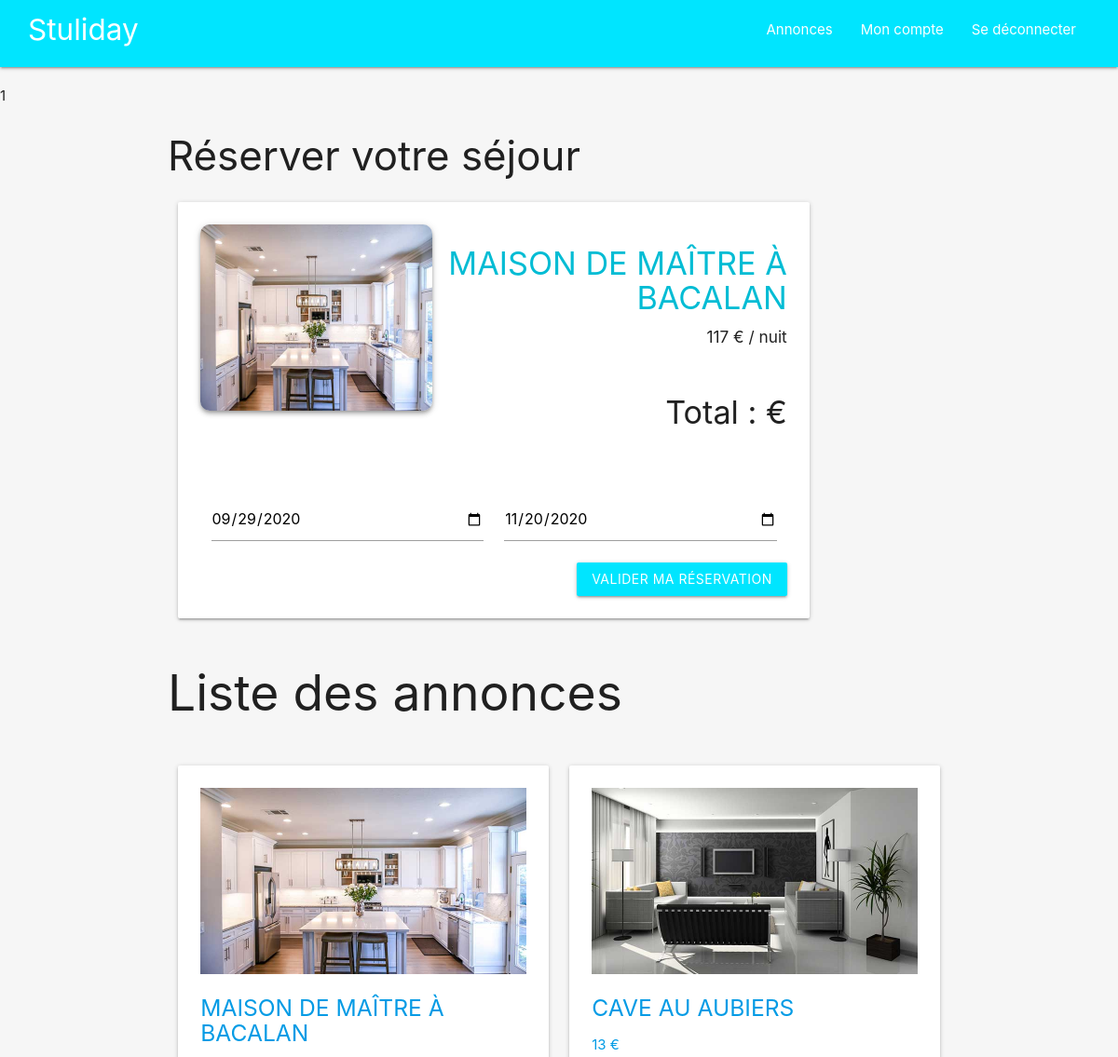
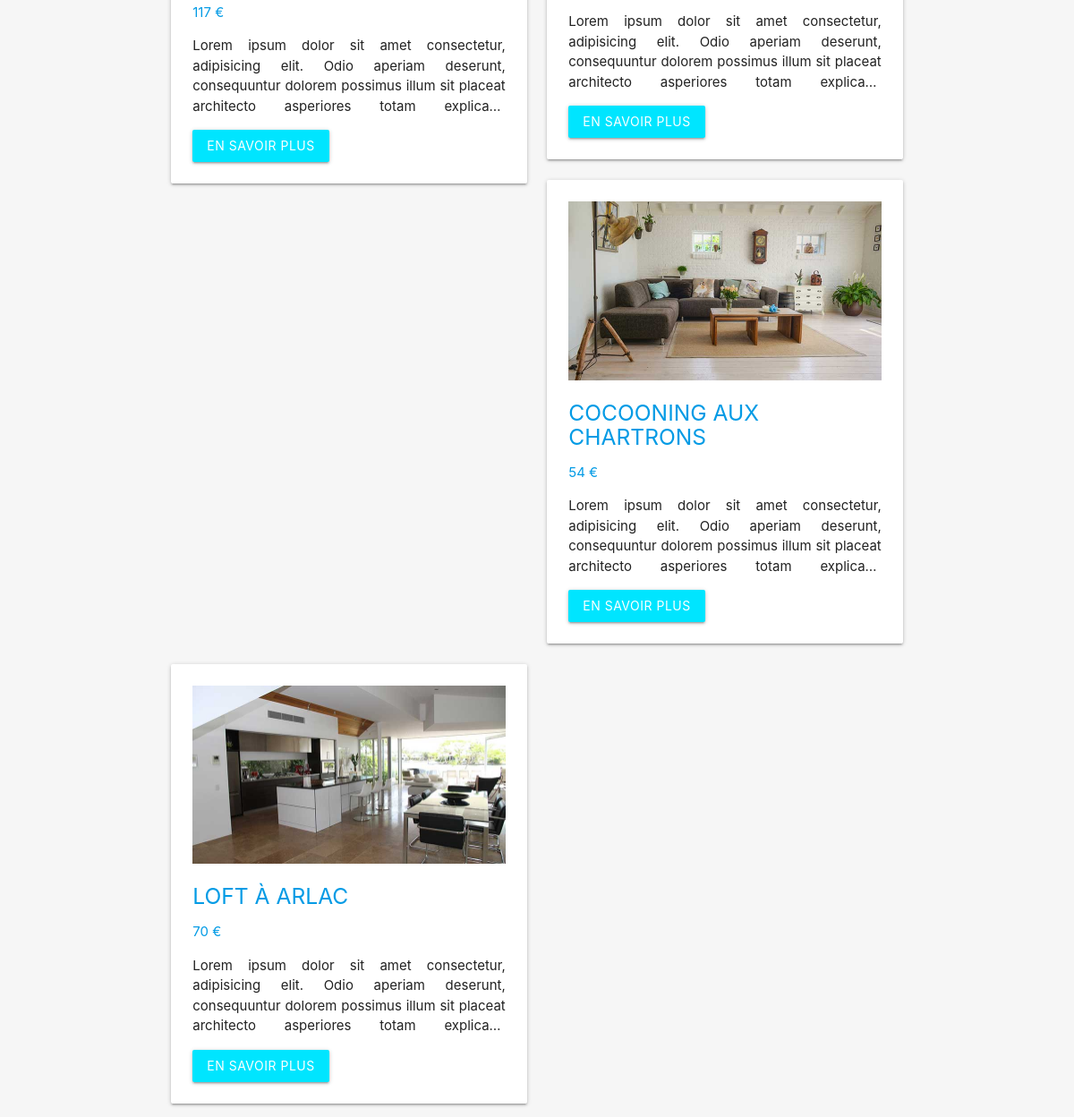
The page /libraries/views/annonces.php?annonceId=43 (signed in) on the database its author committed (2 pictures, top to bottom).
### tables this page shows
CREATE TABLE `annonces` (
  `id` int(11) NOT NULL,
  `title` varchar(50) NOT NULL,
  `description` text NOT NULL,
  `city` varchar(50) NOT NULL,
  `category` varchar(50) NOT NULL,
  `image_url` varchar(255) DEFAULT NULL,
  `address_article` varchar(255) NOT NULL,
  `active` int(1) NOT NULL DEFAULT 1,
  `price` int(255) NOT NULL,
  `author_article` int(11) NOT NULL,
  `start_date` date NOT NULL,
  `end_date` date NOT NULL,
  `publish_date` timestamp NOT NULL DEFAULT current_timestamp()
);

### libraries/utils.php (called while the page is built, shortened)
<?php
function render(string $path, string $layout)
{
  require $path . '.html.php';
  require $layout . 'templates/layout.html.php';
}

### libraries/views/annonces.php (called while the page is built, shortened)
<?php
require_once '../config/database.php';
require_once '../models/Annonces.php';
require_once '../utils.php';
render('templates/displayAnnonces', '');
?>

### libraries/config/database.php (called while the page is built)
<?php
function getPDO(): PDO
{
  $servername = 'localhost';
  $dbname = 'stuliday';
  $user = 'root';
  $pass = '';
  $pdo = new PDO("mysql:host=$servername;dbname=$dbname", $user, $pass, [
    PDO::ATTR_ERRMODE, PDO::ERRMODE_EXCEPTION,
    PDO::ATTR_DEFAULT_FETCH_MODE => PDO::FETCH_ASSOC
  ]);
  return $pdo;
}

### libraries/models/Model.php (called while the page is built, shortened)
<?php
require_once '../config/database.php';
abstract class Model
{
  public function __construct()
  {
    $this->pdo = getPdo();
    if (!empty($_SESSION['id'])) {
      $this->idSession = htmlspecialchars($_SESSION['id']);
    }
  }
}

### libraries/models/annonces.php (called while the page is built, shortened)
<?php
require_once 'Model.php';
class Annonces extends Model
{
  public function list()
  {
    $sql = $this->pdo->query("SELECT * FROM annonces a WHERE $this->idSession != author_article AND a.active != 0 ORDER BY publish_date DESC");
    $sql->setFetchMode(PDO::FETCH_ASSOC);
    return $sql;
  }
  function annonceToBook($annonceId)
  {
    $sql = $this->pdo->query("SELECT * FROM annonces WHERE id=$annonceId");
    $sql->setFetchMode(PDO::FETCH_ASSOC);
    return $sql;
  }
};
?>

### libraries/views/templates/displayAnnonces.html.php (the view, shortened to what this page needs)
<section>
  <?php
  if (isset($_GET['annonceId'])) {
    $annonceId = $_GET['annonceId'];
    $model = new Annonces();
    $sql = $model->annonceToBook($annonceId);
    while ($annonce = $sql->fetch()) {
  ?>
      <div class="container">
        <h3>Réserver votre séjour</h3>
        <div class="row">
          <div class="col s10 m10">
            <form action="../controllers/bookingPost.php?annonceId=<?= $annonceId ?>" method="post">
              <div class="card-panel hoverable">
                <div class="" style="display: flex; justify-content: space-between">
                  <div class="card-image center-align">
                    <img src="<?= $annonce['image_url'] ? '../../assets/uploads/' . $annonce['image_url'] : '../../assets/img/test.jpg' ?>" alt="photo-du-bien" class="responsive-img z-depth-2" style="height: 200px; border-radius: 10px">
                  </div>
                  <div class="right-align">
                    <h4 style="text-transform: uppercase" class="cyan-text"><?= $annonce['title']; ?></h4>
                    <h6><span id="nightPrice"><?= $annonce['price'] ?></span> € / nuit</h6><br />
                    <h4>Total : <span id="totalDays"></span> €</h4>
                  </div>
                </div>
                <br /><br />
                <div class="input-field col s6">
                  <input id="start_date" min=<?= $annonce['start_date'] ?> value="<?= $annonce['start_date'] ?>" name="start_date" type="date" required class="validate">
                </div>
                <div class="input-field col s6">
                  <input id="end_date" min=<?= $annonce['start_date'] ?> value="<?= $annonce['end_date'] ?>" name="end_date" type="date" required class="validate">
                </div>
                <div class="card-action right-align">
                  <input type="submit" value="Valider ma réservation" class="btn btn cyan accent-3">
                </div>
              </div>
            </form>
          </div>
        </div>
      </div>
  <?php
    }
  };
  ?>
  <div class="container">
    <div class="row">
      <div class="col-md-12">
        <h2>Liste des annonces</h2>
      </div>
    </div>
    <div class="row">
      <?php
      $model = new Annonces();
      $sql = $model->list();
      while ($annonces = $sql->fetch()) {
      ?>
        <div class="col s12 m6">
          <a href="#modal<?= $annonces['id'] ?>">
            <div class="card-panel hoverable">
              <div class="card-image">
                <img src="<?= $annonces['image_url'] ? '../../assets/uploads/' . $annonces['image_url'] : '../../assets/img/test.jpg' ?>" alt="photo-du-bien" class="responsive-img">
                <h5 style="text-transform: uppercase"><?= $annonces['title']; ?></h5>
                <div class="">
                  <p><?= $annonces['price'] ?> €</p>
                </div>
              </div>
              <div class="card-content">
                <p style="color: #222; display: -webkit-box; -webkit-box-orient: vertical; -webkit-line-clamp: 4; overflow: hidden; text-align: justify;"><?= $annonces['description'] ?></p>
              </div>
              <div class="card-action">
                <a href="#modal<?= $annonces['id'] ?>" class="btn cyan accent-3">En savoir plus</a>
              </div>
            </div>
          </a>
        </div>
      <?php
      };
      ?>
    </div>
  </div>
</section>

### rows shown on the page
annonces: image_url (picture), title "MAISON DE MAÎTRE À BACALAN", price "117", start_date "09/29/2020", end_date "11/20/2020", description "Lorem ipsum dolor sit amet consectetur, adipisicing elit. Odio aperiam deserunt, consequuntur dolorem possimus illum sit placeat architecto asperiores totam…"
annonces: image_url (picture), title "CAVE AU AUBIERS", price "13", description "Lorem ipsum dolor sit amet consectetur, adipisicing elit. Odio aperiam deserunt, consequuntur dolorem possimus illum sit placeat architecto asperiores totam…"
annonces: image_url (picture), title "COCOONING AUX CHARTRONS", price "54", description "Lorem ipsum dolor sit amet consectetur, adipisicing elit. Odio aperiam deserunt, consequuntur dolorem possimus illum sit placeat architecto asperiores totam…"
annonces: image_url (picture), title "LOFT À ARLAC", price "70", description "Lorem ipsum dolor sit amet consectetur, adipisicing elit. Odio aperiam deserunt, consequuntur dolorem possimus illum sit placeat architecto asperiores totam…"

### other values the page prints
include 'nav.html.php' "1"
